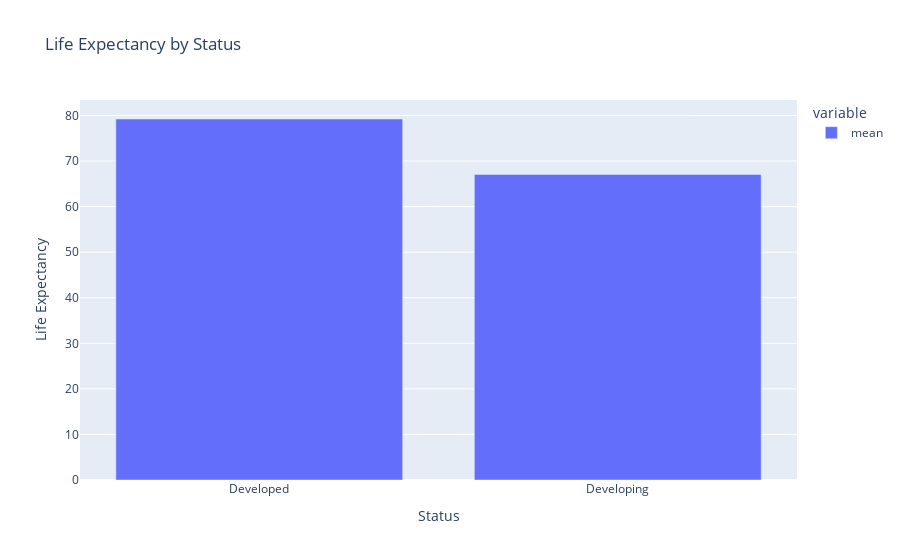

This figure's notebook cell:
### Code cell
#Let's also see the classification of life expectancy by status
le_by_status = obj_train2.groupby('Status')['Life expectancy'].agg(['mean'])
display(le_by_status)

# le_by_status.plot(kind = 'barh')
# plt.title("Life Expectancy by Status")
fig = px.bar(
    le_by_status,
    title = "Life Expectancy by Status"
)
fig.update_layout(yaxis_title = "Life Expectancy")
fig.show()

### Figure 1 — Plotly figure (JSON) as saved in the notebook; plotly's stock layout.template omitted (floating-point values rounded to 4 significant figures)
{"data": [{"alignmentgroup": "True", "hovertemplate": "variable=mean<br>Status=%{x}<br>value=%{y}<extra></extra>", "legendgroup": "mean", "marker": {"color": "#636efa", "pattern": {"shape": ""}}, "name": "mean", "offsetgroup": "mean", "orientation": "v", "showlegend": true, "textposition": "auto", "type": "bar", "x": ["Developed", "Developing"], "xaxis": "x", "y": [79.22, 67.04], "yaxis": "y"}], "layout": {"barmode": "relative", "legend": {"title": {"text": "variable"}, "tracegroupgap": 0}, "title": {"text": "Life Expectancy by Status"}, "xaxis": {"anchor": "y", "domain": [0, 1], "title": {"text": "Status"}}, "yaxis": {"anchor": "x", "domain": [0, 1], "title": {"text": "Life Expectancy"}}}}
